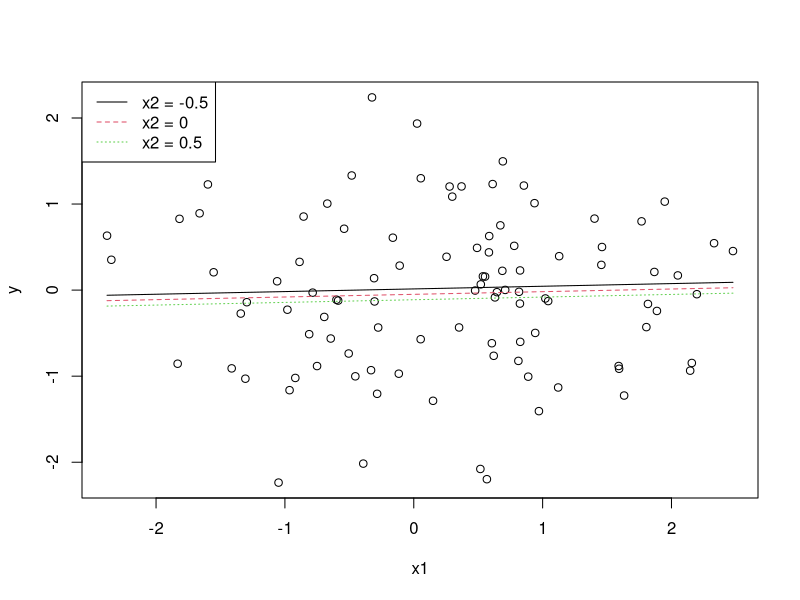
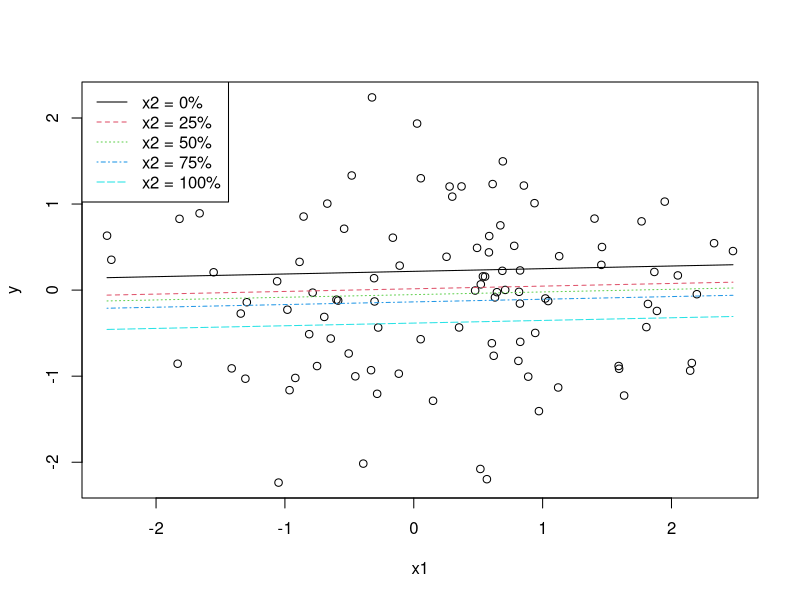
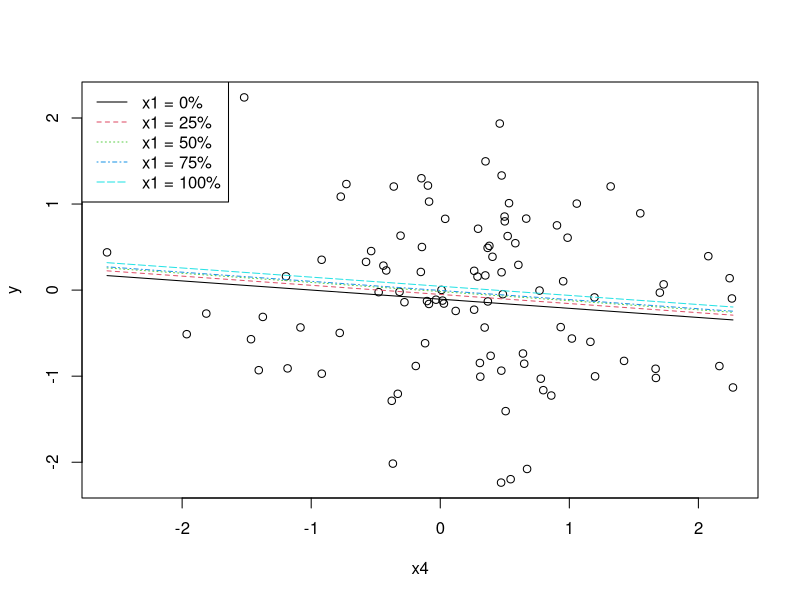
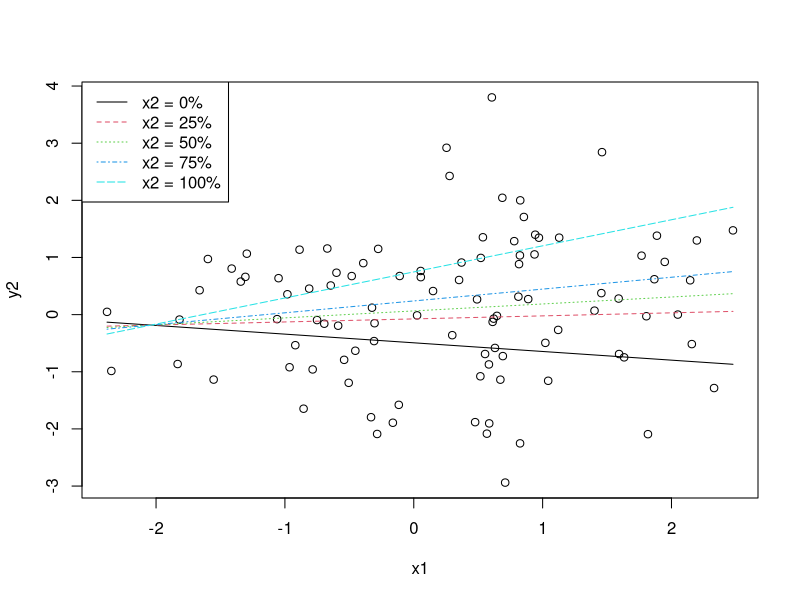
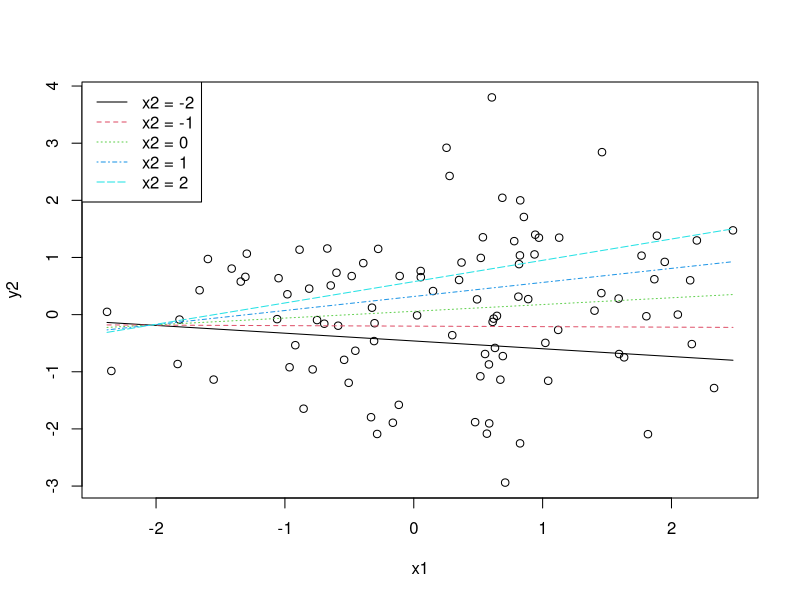
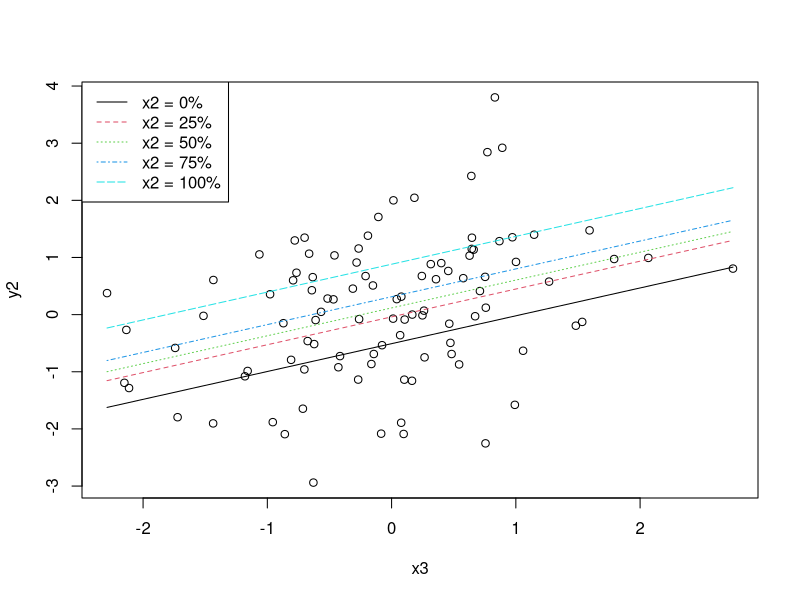

These figures' R source, in order:
## Paul E. Johnson <pauljohn@ku.edu>
## 2011-11-05

## Development version of a simple slope plotter.
## This version only works with numeric moderator.

## TODO: add switch to allow use of categorical moderator
## TODO: add swith to draw shaded "zones" to summarize
## statistical sigificance.

###Just a convenience function. Is in rockchalk package
plotSeq <- function(x, length.out=length(x)){
  xr <- range(x)
  pseq <- seq(xr[1], xr[2], length.out=length.out)
  pseq
}


## ssplot= simple slope plot
## ssplot a function that takes these arguments:
## model <- m1 # fitted regression object. must have a predict method
## plotx <- "x1" #string with name of IV to be plotted on x axis
## modx <- "x2" #string for moderator variable name
## modxVals <- c(1,2,3) #user specified "for instance" values. If
## omitted, quantiles will be used.
## depVar <- NULL. The dependent variable must be specified, or it must
## be available inside the fitted regression object (set lm argument y=TRUE)
## if plotx or modx is missing, stop

ssplot <- function(model=NULL, plotx=NULL, modx=NULL, modxVals=NULL){
  if (is.null(model)) stop("ssplot requires a fitted regression model.")
  if (is.null(plotx)) stop("ssplot requires the name of the variable to be drawn on the x axis")
  if (is.null(modx)) stop("ssplot requires the name of moderator variable for which several slopes are to be drawn")
  ##grab model matrix
  mm <- model.matrix(model)
  
  depVar <- model$model[ ,1] #first column is DV
  ylab <- colnames(model$model)[1]

  plotyRange <- range(depVar)
  plotxRange <- range(mm[ , plotx])
  modxRange <- range(mm[ , modx])
  ## use quantile values of modx unless told othewise
  if (is.null(modxVals)) {
    modxVals <- quantile(mm[ , modx])
##    names(modxVals) <- round(modxVals , 2)
  }
  
  
  plotxSeq <- plotSeq(plotxRange, l=40)
  
  mmmeans <- apply(mm, 2, mean)
  ##  remove plotx and modx variables from means
  mmmeans <- mmmeans[ -which(names(mmmeans) %in% c(plotx, modx))]
  
  newdf <- vector(length(modxRange), mode="list")
  for( i in 1:length(modxVals)){
    newdf[[i]] <- data.frame(plotxSeq)
    colnames(newdf[[i]]) <- c(plotx)
    newdf[[i]][ , modx] <- modxVals[i]
    newdf[[i]] <- data.frame(newdf[[i]], t(mmmeans))
    newdf[[i]]$pred <-predict(model, newdata=newdf[[i]])
  }
  
#  plot( mm[, plotx], dat$y)
#  lapply(newdf, function(mydat) { lines (mydat[[plotx]] , mydat$pred)} )
  
  plot( mm[, plotx], depVar, xlab=plotx, ylab=ylab)
  for(i in 1:length(modxVals)){
    lines (newdf[[i]][[plotx]] , newdf[[i]][["pred"]], lty=i, col=i)
  }

  if (is.null(names(modxVals))) {
    legnd <- paste(modx," = ", modxVals, sep= "")
  } else { legnd<- paste(modx," = ", names(modxVals), sep = "")}
  legend("topleft", legend=legnd, lty=1:length(modxVals), col=1:length(modxVals), bg="white")
  ### Plot work finished.

  ### Now work on t-statistics for those slopes
  ### If there IS an interaction term in model, we need to calculate
  ### simple-slope = b_plotx + modxVals * b_modx:plotx
  ### But If the IS NO interaction term, we just need
  ### simple-slope = b_plotx.
  ivs <- attr(terms(model), "term.labels")
  bs <- coef(model)
  V <- vcov(model)
  relevantInteractions <-  c(paste(plotx,":",modx,sep=""), paste(modx,":",plotx,sep=""))

  bmodx <- NULL
  bplotx <- bs[plotx]
  if (any(relevantInteractions %in% ivs)) {
    interactionsIn <- relevantInteractions[which (relevantInteractions %in% ivs)]
    bmodx <- bs[interactionsIn]
    bsimple <- bplotx + bmodx * modxVals
    covbsimple <- cbind(1, modxVals^2, 2*modxVals) %*% c(V[plotx , plotx],  V[names(bmodx), names(bmodx)],  V[plotx, names(bmodx)])
    tbsimple <- bsimple / sqrt(covbsimple)
  } else {
    bmodx <- 0
    bsimple <- rep(bplotx, length(modxVals))
    covbsimple <- vcov(model)[plotx, plotx]
    tbsimple <- bsimple / sqrt(covbsimple)
  }
  
  data.frame(modx = modxVals, b = bsimple, se= sqrt(covbsimple), t= tbsimple, p= 2 * pt(abs(tbsimple), df=model$df.residual, lower.tail = FALSE))
  
}  


set.seed(12345)
x1 <- rnorm(100)
x2 <- rnorm(100)
x3 <- rnorm(100)
x4 <- rnorm(100)
y <- rnorm(100)
y2 <- 0.03 + 0.1*x1 + 0.1*x2 + 0.25*x1*x2 + 0.4*x3 -0.1*x4 + 1*rnorm(100)
dat <- data.frame(x1,x2,x3,x4,y, y2)
rm(x1, x2, x3, x4, y, y2)

##ordinary regression
m1 <- lm(y ~ x1 + x2 +x3 + x4, data=dat)
## must specify depvar parameter
ssplot(m1, plotx="x1", modx="x2", modxVals=c(-0.5,0,0.5))
ssplot(m1, plotx="x1", modx="x2")
ssplot(m1, plotx="x4", modx="x1")

m2 <- lm(y2 ~ x1*x2 + x3 +x4, data=dat)
summary(m2)
ssplot(m2, plotx="x1", modx="x2")

ssplot(m2, plotx="x1", modx="x2", modxVals=c( -2, -1, 0, 1, 2))

ssplot(m2, plotx="x3", modx="x2")
